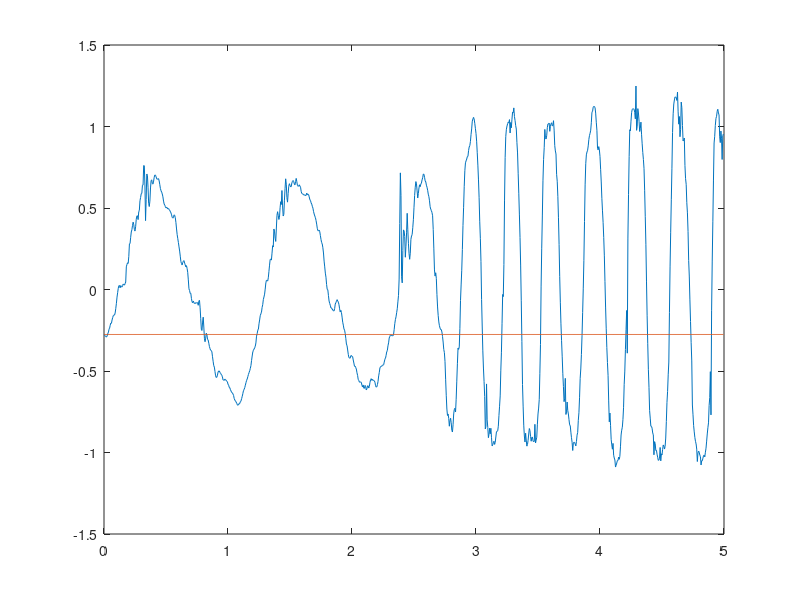

MATLAB code to generate this figure:
cla reset
clear
clc
%% Load data
load('swing_rig_stationary');
% Unpack data
time = imuData.time;
accAngle = imuData.angle;
gyroVelocity = imuData.ang_velo;
voltage = imuData.voltage;
%wheelAngle = (voltage-2.125)*(240/3.3)*(pi/180); % IF USING WHEEL ENCODER
wheelAngle = - mod(voltage,4096) * (2.0 * pi / 4096.0)% IF USING SWING RIG ENCODER (AND KNOWN UPRIGHT IS 0 COUNTS)


N = length(time);
%% Compute gyroscope velocity sample mean and variance
% TODO: Compute sample mean
gyroVelocityMean = mean(gyroVelocity);
% TODO: Compute gyroscope velocity sample variance. Use Bessel's correction
gyroVelocityVar = sum( (gyroVelocity - gyroVelocityMean).^2) / (length(gyroVelocity) - 1)


%% Load data
load('swing_rig_osc');
% Unpack data
time = imuData.time;
accAngle = imuData.angle;
gyroVelocity = imuData.ang_velo;
encoderCounts = imuData.voltage;
% cpr = 1320.0;
% wheelAngle = (encoderCounts - encoderCounts(1)) * (2 * pi / cpr); % USE
% WITH WHEEL AS ENCODER
wheelAngle = - mod(voltage,4096) * (2.0 * pi / 4096.0)% IF USING SWING RIG ENCODER (AND KNOWN UPRIGHT IS 0 COUNTS)

N = length(time);

% TODO: Correct angle offset
wheel_angle_init = wheelAngle(1);
acc_angle_init = accAngle(1);
wheelAngle = wheelAngle - (wheel_angle_init - acc_angle_init);
plot(time,accAngle,time,wheelAngle)

% TODO: Compute the angle measurement 'noise'
angle_noise = accAngle - wheelAngle; 

% TODO: Compute accellerometer angle sample mean
accAngleMean = mean(angle_noise)

% TODO: Compute accellerometer angle sample covariance. Use Bessel's correction
accAngleVar = sum( (angle_noise - accAngleMean).^2) / (length(angle_noise) - 1);

% sensor covariance matrix
R = [accAngleVar 0; 0 gyroVelocityVar]
